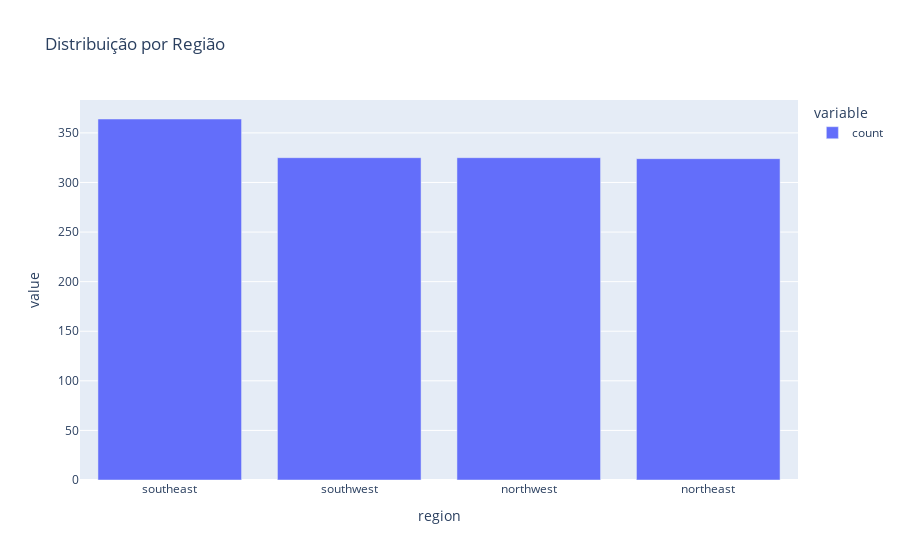

The cell this chart's notebook holds for it:
### Code cell
# Mostrar a distribuicao por regiao
fig = px.bar(df_costs['region'].value_counts(), title='Distribuição por Região')
fig.show()

### Figure 1 — Plotly figure (JSON) as saved in the notebook; plotly's stock layout.template omitted (floating-point values rounded to 4 significant figures)
{"data": [{"hovertemplate": "variable=count<br>region=%{x}<br>value=%{y}<extra></extra>", "legendgroup": "count", "marker": {"color": "#636efa", "pattern": {"shape": ""}}, "name": "count", "orientation": "v", "showlegend": true, "textposition": "auto", "type": "bar", "x": ["southeast", "southwest", "northwest", "northeast"], "xaxis": "x", "y": [364, 325, 325, 324], "yaxis": "y"}], "layout": {"barmode": "relative", "legend": {"title": {"text": "variable"}, "tracegroupgap": 0}, "title": {"text": "Distribuição por Região"}, "xaxis": {"anchor": "y", "domain": [0, 1], "title": {"text": "region"}}, "yaxis": {"anchor": "x", "domain": [0, 1], "title": {"text": "value"}}}}
